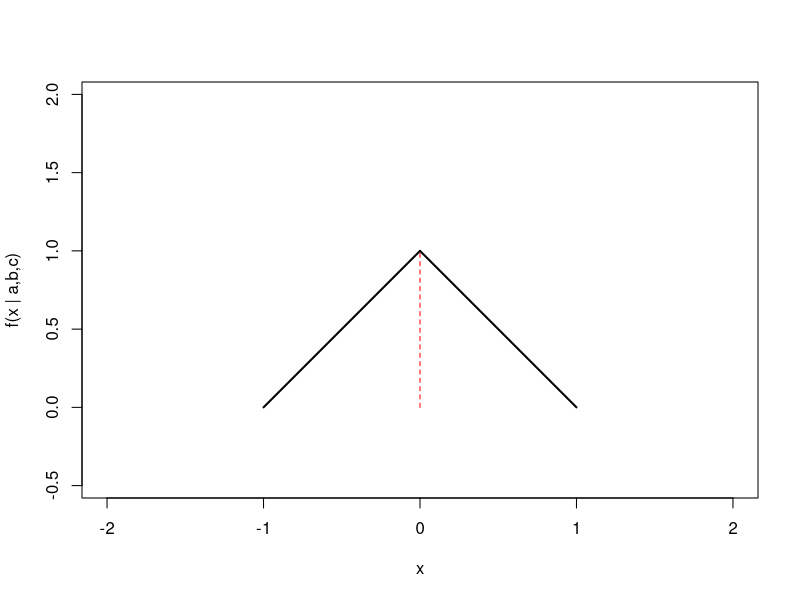
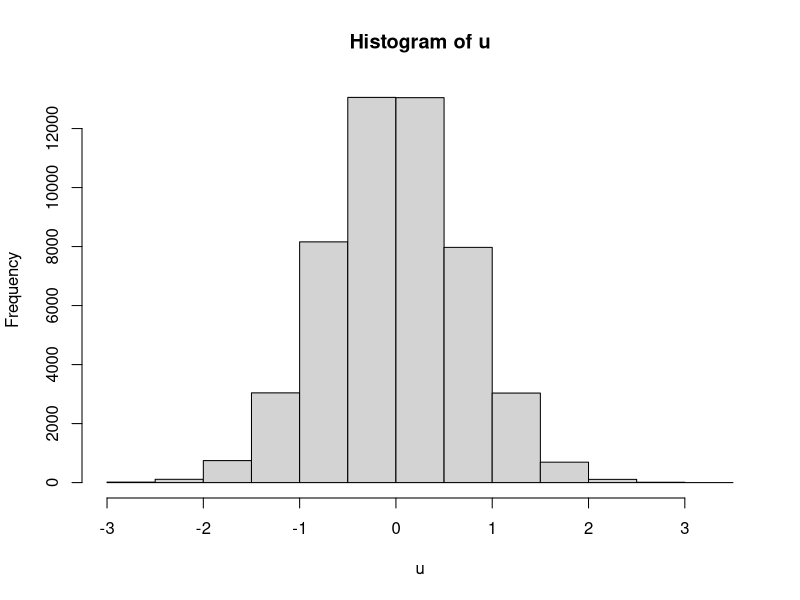
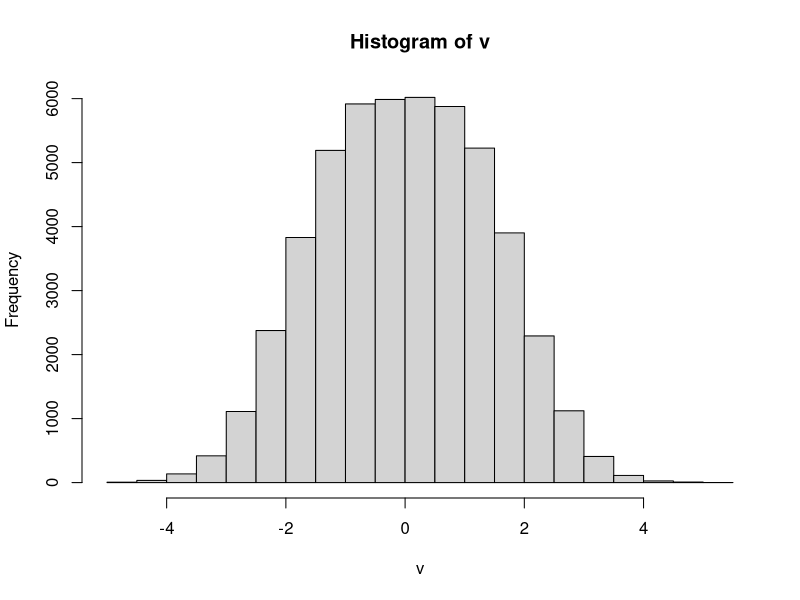
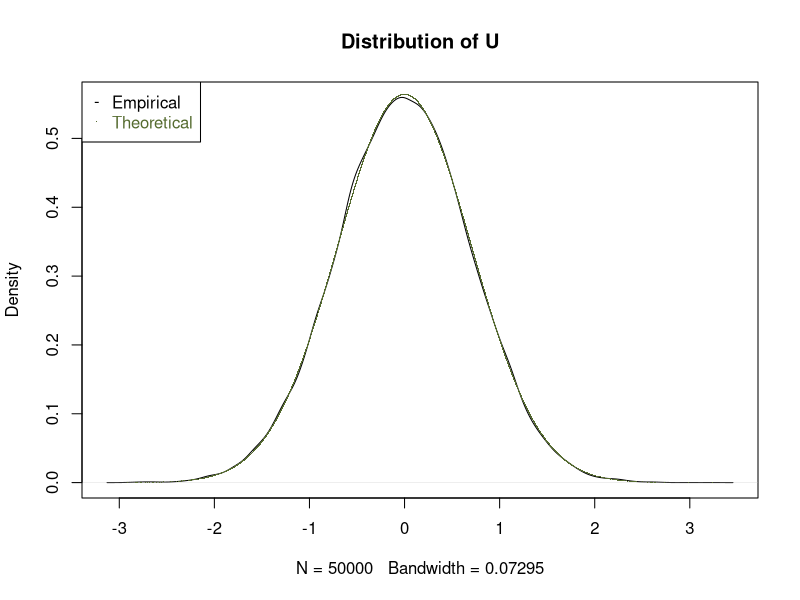
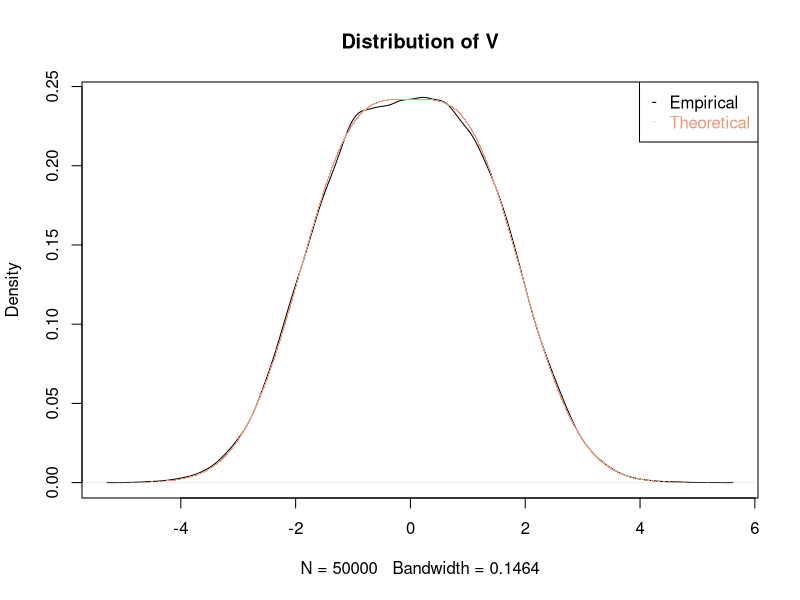

Write the R code that produced these figures, in order.
## ---- chunk 1
rm(list=ls(all=T)) #clears your workspace
## ---- chunk 2
xa <- -1; xb <- 1; xc <- 0
plot(0, xlim = c(-2,2), ylim = c(0,1.5), type = "n", ylab = "f(x | a,b,c)" , xlab = "x",asp=1)
segments(x0 = xa, x1 = xc, y0 = 0, y1 = 1, lty = 1, lwd = 2)
segments(x0 = xb, x1 = xc, y0 = 0, y1 = 1, lty = 1, lwd = 2)

segments(x0 = xc, y0 = 0, y1 = 1, lty = 2, col = 'red')

## ---- chunk 3
f1 <- function(n)
{
  r1 <- runif(n, min=-0.5, max=0.5)
  r2 <- runif(n, min=-0.5, max=0.5)
  return(r1+r2)
}
## ---- chunk 4
f2 <- function(n)
{
  r <- runif(n)
  res <- c()
  for(y in r)
  {
    if (y <0.5) {q <- -1 + sqrt(2*y)}
    else {q <- 1 - sqrt(2*(1-y))}
    res <- c(res,q)
  }
  return(res)
}
## ---- chunk 5
M = 3

ff <- function(x)   # define f(x)
{
  if (x<0) {res <- x+1} else {res <- 1-x}
  return(res)
}

gg <- function(x)   # define g(x)
{
  res <- exp(- x^2 / 2) / sqrt(2 * pi)
  return(res)
}

f3 <- function(n,M)
{
  Sample <- c()
  k_sample <- 0
  while (k_sample < n)
   {
     X <- rnorm(1)
     U <- runif(1)
    if (M * U * gg(X) <= ff(X))
      {
        k_sample <- 1 + k_sample
        Sample <- c(Sample, X)
      }
   }
  return(Sample)
}
## ---- chunk 6
n <- 20000
T1 <- system.time(replicate(10, f1(n)))
cat("T1 =", T1, "\n")
T2 <- system.time(replicate(10, f2(n)))
cat("T2 =", T2, "\n")
T3 <- system.time(replicate(10, f3(n,3)))
cat("T3 =", T3, "\n")
## ---- chunk 7
N <- 50000

x <- rnorm(N,-1,1)
y <- rnorm(N,1,1)
z <- rnorm(N,0,1)

u <- (x+y)/2
hist(u)

v <- rep(0,N)
for (i in 1:N)
{
  if (z[i]<0) {v[i] <- x[i]}
  else {v[i] <- y[i]}
}
hist(v)
## ---- chunk 8
# Compare for U
plot(density(u), main = "Distribution of U")
points(u, dnorm(u, mean=0, sd=sqrt(0.5)),
      col = "darkolivegreen", pch=".")
legend("topleft",
       legend=c("Empirical", "Theoretical"),
       col=c("black", "darkolivegreen"),
       text.col = c("black", "darkolivegreen"),
       pch = c("-", "."))

# Compare for V
plot(density(v), main="Distribution of V")
points(v, (dnorm(v,mean=-1,sd=1)+dnorm(v,mean=1,sd=1))/2,
       col = "darksalmon", pch=".")
legend("topright",
       legend = c("Empirical", "Theoretical"),
       col = c("black", "darksalmon"),
       text.col = c("black", "darksalmon"),
       pch = c("-", "."))
